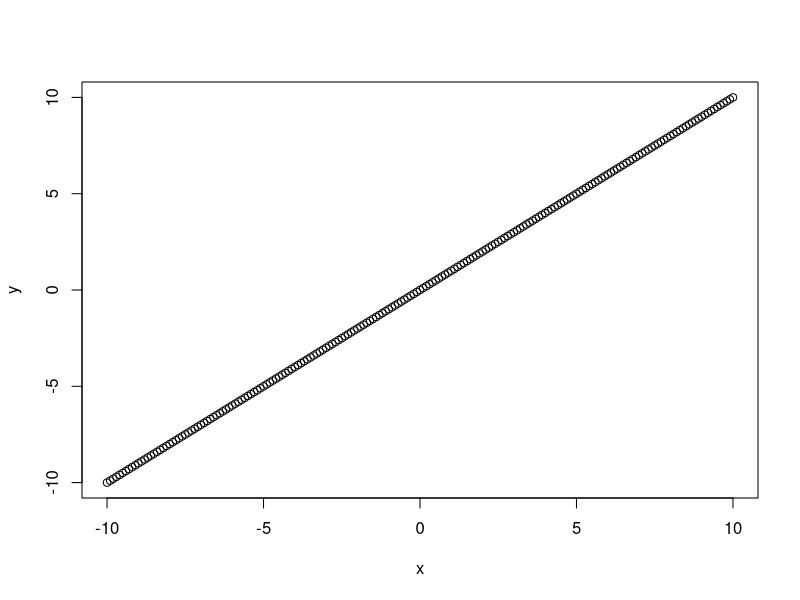
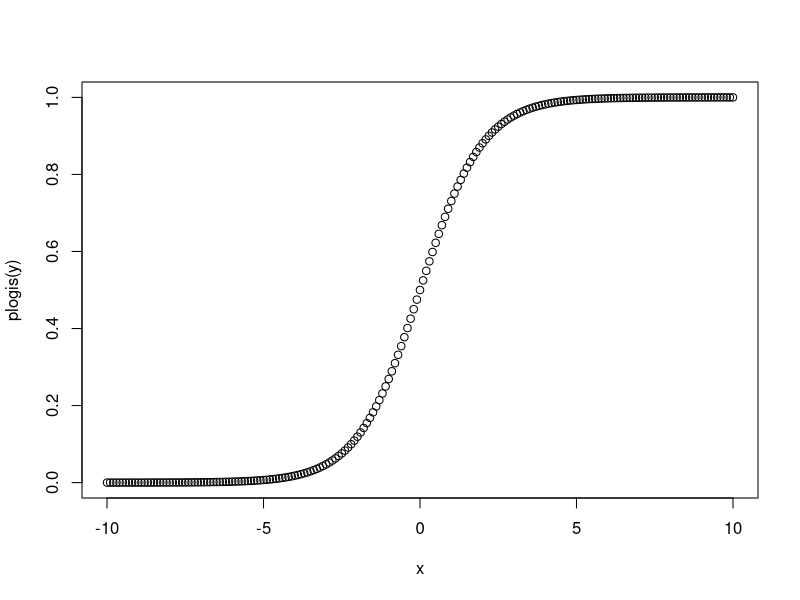
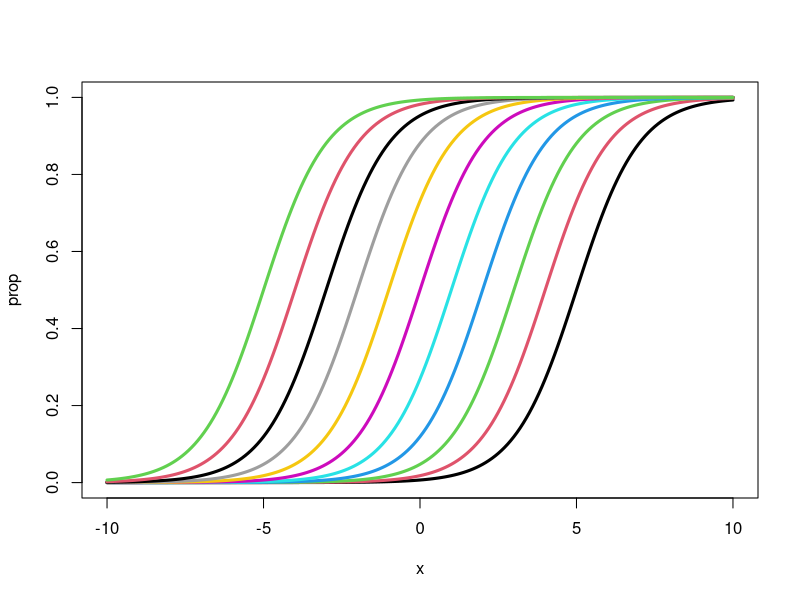
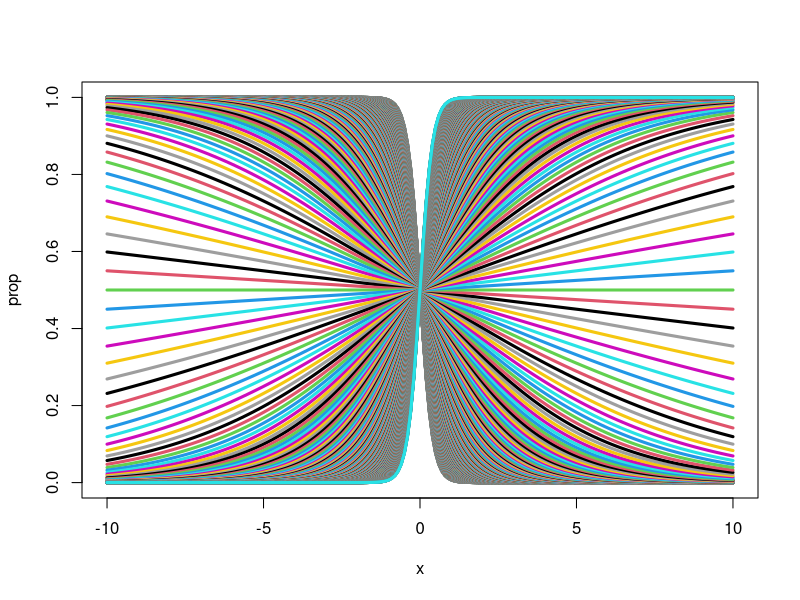
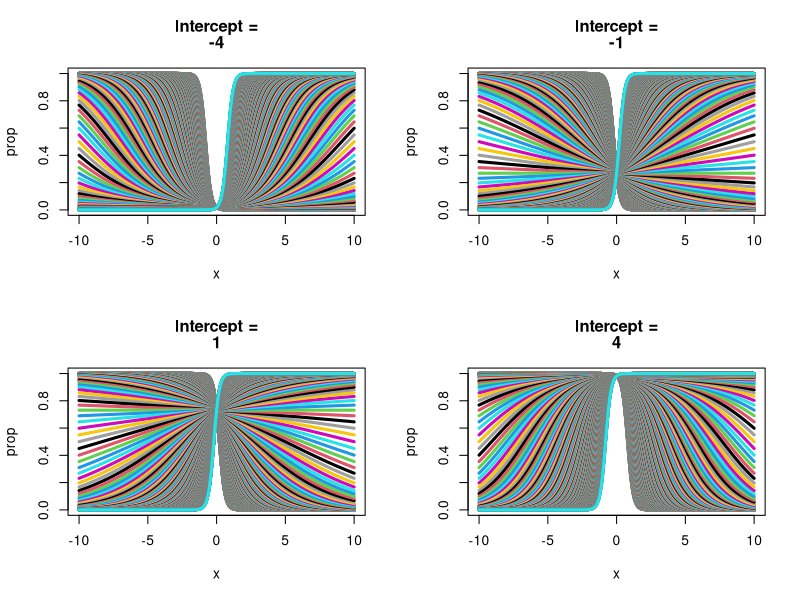

These figures' R source, in order:
##This script explores how changing the slope and intercept of a logistic regression affects its shape

###First, let's create an equation for a straight line; this is in 'logit space' and the equation is y=mx+b
b=0
m=1
x=seq(from=-10, to=10, by =0.1)
y=m*x+b
plot(y~x) ##We now have a straight line and we can backtransform it into proportional space
plot(plogis(y)~x) ###This works and we now have a logistic curve

##What happens if we change the intercept?
###We are now going to create a bunch of curves with differing intercepts and keep the slope constant
###Need to create a data frame with different intercepts
b=seq(-5, 5, 1) #We will be looking at values of b from -5 to 5, so we should have 11 lines total
y=NULL
# y=rep(0, length(x)*length(b)) #This creates an empty vector we will populate with y values with differing intercepts. The total number of values of lines equals the number of x values we have multiplied by the number of intercept values we have
for(i in 1:length(b)){
	y1=m*x+b[i]
	y=c(y, y1)
}

#Create data frame to expand b
b.exp=NULL
for(i in 1:length(b)){
	b.exp.1=rep(b[i], length(x))
	b.exp=c(b.exp, b.exp.1)
}

##Now let's create the data frame
dat=data.frame(y=y, x=rep(x, length(b)), b=b.exp)
head(dat)
dat$prop=plogis(dat$y)

plot(prop~x, data=dat, type='n')
for(i in 1:length(unique(dat$b))){
	lines(prop~x, data=dat[dat$b==unique(dat$b)[i],], col=i, lwd=3)
}


####For slope
##What happens if we change the intercept?
###We are now going to create a bunch of curves with differing intercepts and keep the slope constant
###Need to create a data frame with different intercepts
b=0
m=seq(-5, 5, by =0.02) #We will be looking at values of b from -5 to 5, so we should have 11 lines total
y=NULL
# y=rep(0, length(x)*length(b)) #This creates an empty vector we will populate with y values with differing intercepts. The total number of values of lines equals the number of x values we have multiplied by the number of intercept values we have
for(i in 1:length(m)){
	y1=m[i]*x+b
	y=c(y, y1)
}

#Create data frame to expand b
m.exp=NULL
for(i in 1:length(m)){
	m.exp.1=rep(m[i], length(x))
	m.exp=c(m.exp, m.exp.1)
}

##Now let's create the data frame
dat=data.frame(y=y, x=rep(x, length(m)), m=m.exp)
head(dat)
dat$prop=plogis(dat$y)

plot(prop~x, data=dat, type='n')
for(i in 1:length(unique(dat$m))){
	lines(prop~x, data=dat[dat$m==unique(dat$m)[i],], col=i, lwd=3)
}

###For visualization purposes, I'm going to create an nxn plot where the intercept stays constant in each plot and the slope varies. But I'll be doing this for multiple intercepts
##Let's start with a 2x2 plot
##Might need to create a nested forloop

#Intercepts = -2, -1, 1, 2 #We already know what 0 looks like
b=c(-4,-1, 1,4)
m=seq(-5, 5, by =0.02)
x=seq(from=-10, to=10, by =0.1)
par(mfrow=c(2,2))

for(j in 1:length(b)){
		y=NULL
		m.exp=NULL
	for(i in 1:length(m)){
	y1=m[i]*x+b[j]
	y=c(y, y1)
	
	#Create data frame to expand b
	m.exp.1=rep(m[i], length(x))
	m.exp=c(m.exp, m.exp.1)
	}

##Now let's create the data frame
dat=data.frame(y=y, x=rep(x, length(m)), m=m.exp)
head(dat)
dat$prop=plogis(dat$y)
	
	plot(prop~x, data=dat, type='n')
	title(main=c('Intercept =', print(b[j])))
for(k in 1:length(unique(dat$m))){
	lines(prop~x, data=dat[dat$m==unique(dat$m)[k],], col=k, lwd=3)
}
}

### Test line by DMC220614